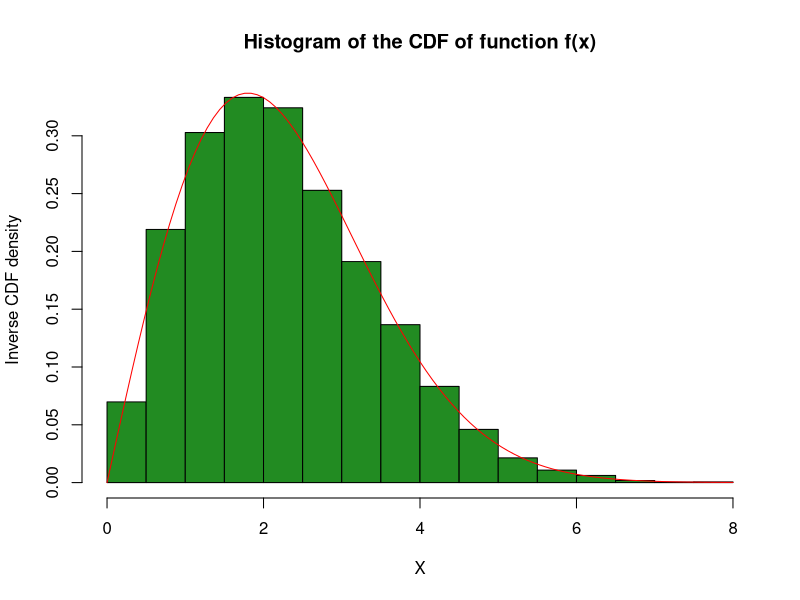

Here is the R script that generated this plot:
#Question 2


# Student ID = 210033852
d = 2
sigma = 1 + (d/2.5)



inv.cdf = function(n){
  
  # Generate n random variables, uniformally distributed between -1 and 1
  x = runif(n)
  
  # Apply CDF formula to random values x
  f = sqrt(-2 * sigma**2 * log(1-x))
  
  return(f)
}
 

hist(inv.cdf(n = 10000),
     col = 'forestgreen',
     xlab = 'X',
     ylab = 'Inverse CDF density',
     main = 'Histogram of the CDF of function f(x)',
     prob = TRUE,
)

curve(x/(sigma**2) * (exp(-(x**2) / (2*sigma**2))),
      col = 'red',
      add = TRUE,
)

# Randomly generated sample
x = runif(10000)

oe = mean(inv.cdf(10000)) # Observed expectation
ov = var(inv.cdf(10000)) # Observed variance

expectation = sigma * sqrt(pi/2)
variance = (4-pi)/2 * sigma**2

